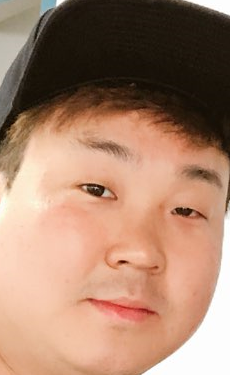
#> input picture AI/Pillow/pakutas/photo1.jpg, 231 x 375 px
$ python face_recognition.py
#> lines starting #> are read from the running program, lines starting #| are printed output that depends on the picture; after the words box and inside, x2 and y2 are one past the last pixel; in counts of white or black regions, pixels touching at a corner belong together
import cv2
import sys

# 입력 파일 지정하기
image_file = "./pakutas/photo1.jpg"

# 캐스케이드 파일의 경로 지정하기
# 얼굴인식 xml 파일
# cascade_file = './cascades/data/haarcascade_frontalface_alt.xml'
# 눈 인식
cascade_file = './cascades/data/haarcascade_eye.xml'

# 이미지 읽어 들이기
image = cv2.imread(image_file)
#> image is the input picture: shape (375, 231, 3); mean B, G, R 109.7, 131.7, 169

# 그레이스케일로 변환하기
image_gs = cv2.cvtColor(image,cv2.COLOR_BGR2GRAY)
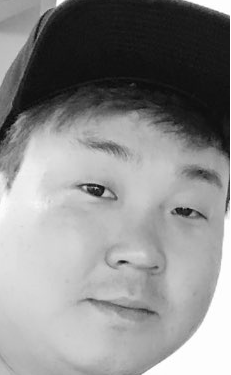
#> image_gs: shape (375, 231); min 8, max 255, mean 140.4

# 얼굴 인식 특징 파일 읽어 들이기
cascade = cv2.CascadeClassifier(cascade_file)

# 얼굴 인식 실행하기
face_list = cascade.detectMultiScale(image_gs,scaleFactor=1.5,minNeighbors=1,minSize=(20,20))
#> face_list = [[57, 156, 68, 68], [145, 176, 68, 68]]
# scaleFactor=1.5,minNeighbors=1,minSize=(20,20)) 수정가능
if len(face_list) > 0:
    # 인식한 부분 표시하기
    print(face_list)
#| [[ 57 156  68  68]
#|  [145 176  68  68]]
    color = (0,0,255)
    for face in face_list:
        x,y,w,h = face
        cv2.rectangle(image, (x,y), (x+w,y+h), color, thickness=8)
#> this loop made 2 passes
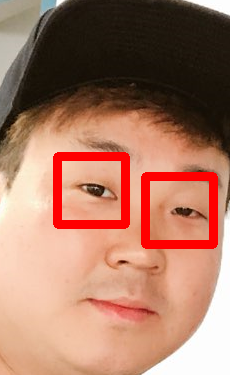
#> image: shape (375, 231, 3); 5.58% of pixels changed, all inside (x1, y1, x2, y2) = (53, 152, 218, 249)

    # 파일로 출력하기
    cv2.imwrite("facedetect-output2.PNG", image)
else:
    print("no face")

$ run again, with AI/Pillow/pakutas/photo2.jpg copied over AI/Pillow/pakutas/photo1.jpg
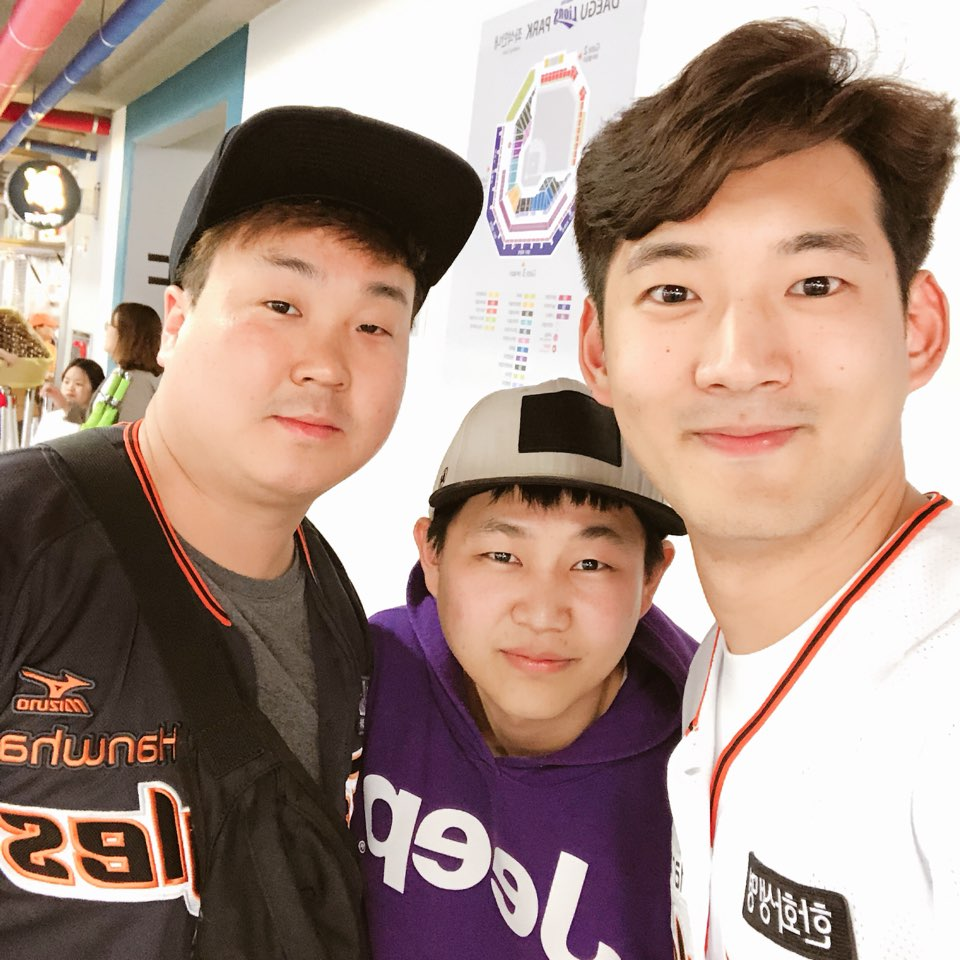
#> input picture AI/Pillow/pakutas/photo2.jpg, 960 x 960 px
#> image is the input picture: shape (960, 960, 3); mean B, G, R 130.2, 141.1, 165.5
#> `image_gs = cv2.cvtColor(image,cv2.COLOR_BGR2GRAY)`:
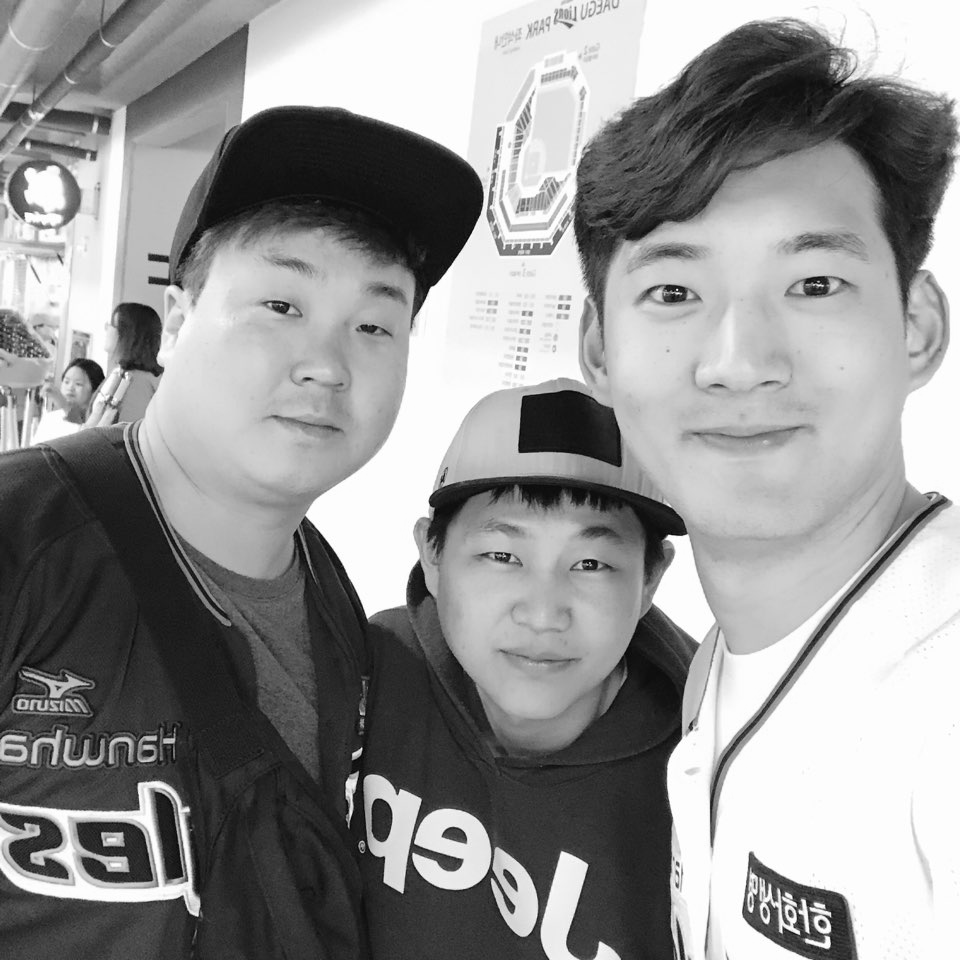
#> image_gs: shape (960, 960); min 3, max 255, mean 147.2
#> face_list = 19 rows, first 6: [81, 145, 20, 20], [31, 315, 20, 20], [543, 337, 20, 20], [325, 422, 20, 20], [78, 140, 30, 30], [79, 100, 45, 45]
#> (printed output is left out)
#> the loop `for face in face_list:` made 19 passes
#> after the loop `for face in face_list:`:
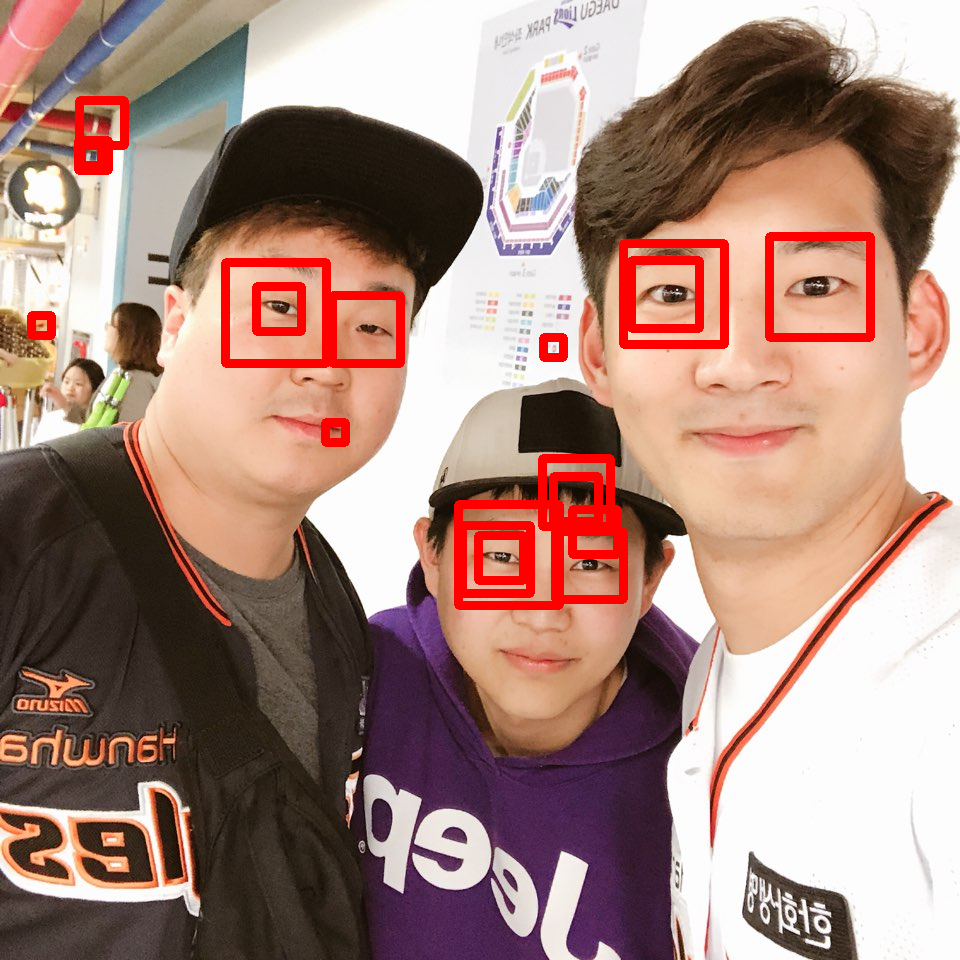
#> image: shape (960, 960, 3); 3.8% of pixels changed, all inside (x1, y1, x2, y2) = (27, 96, 875, 610)
